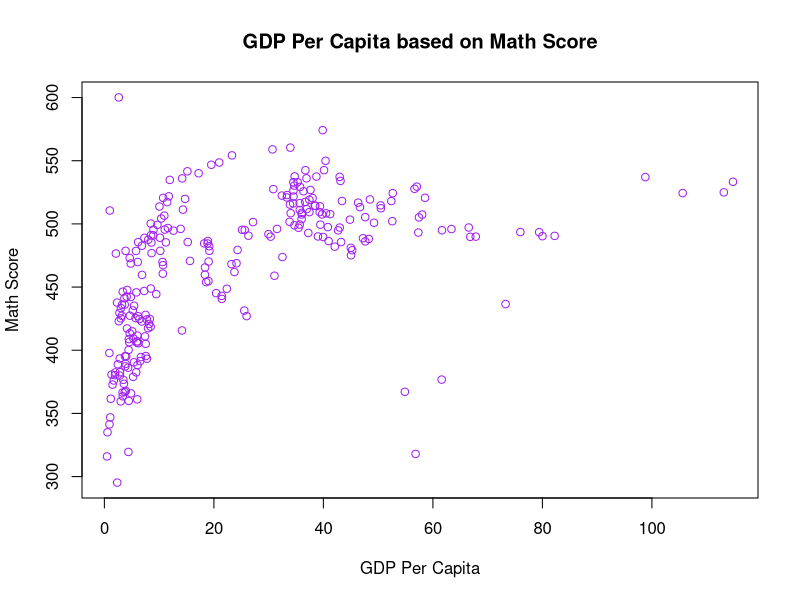

This chart was generated by the following R code: (Note: this script raises an error after producing the figure.)
## ---- chunk 1
library(dplyr)
library(ggplot2)
library(sandwich)
library(lmtest)
## ---- chunk 2
data1.1 <- read.csv("grades_and_temps.csv")

data1.2 <- data1.1 %>% mutate(gdppc1k <- round(gdppc/1000, 3))
## ---- chunk 3
plot(x = data1.2$gdppc1k, y = data1.2$math_score,
     main = "GDP Per Capita based on Math Score",
     xlab = "GDP Per Capita",
     ylab = "Math Score",
     col = "purple"
)

cat("Using visual inspection of the scatterplot, the relationship between GDP
    Per Capita and Math Score seems non-linear since the rate of change in the
    Math score as GDP Per Capita increases seems to be non-constant.")
## ---- chunk 4
#Linear model
lin_model <- lm(math_score ~ gdppc1k, data = data1.2)
vcov_m_g <- vcovHC(lin_model, type = "HC3")
coeftest(lin_model, vcov. = vcov_m_g)
